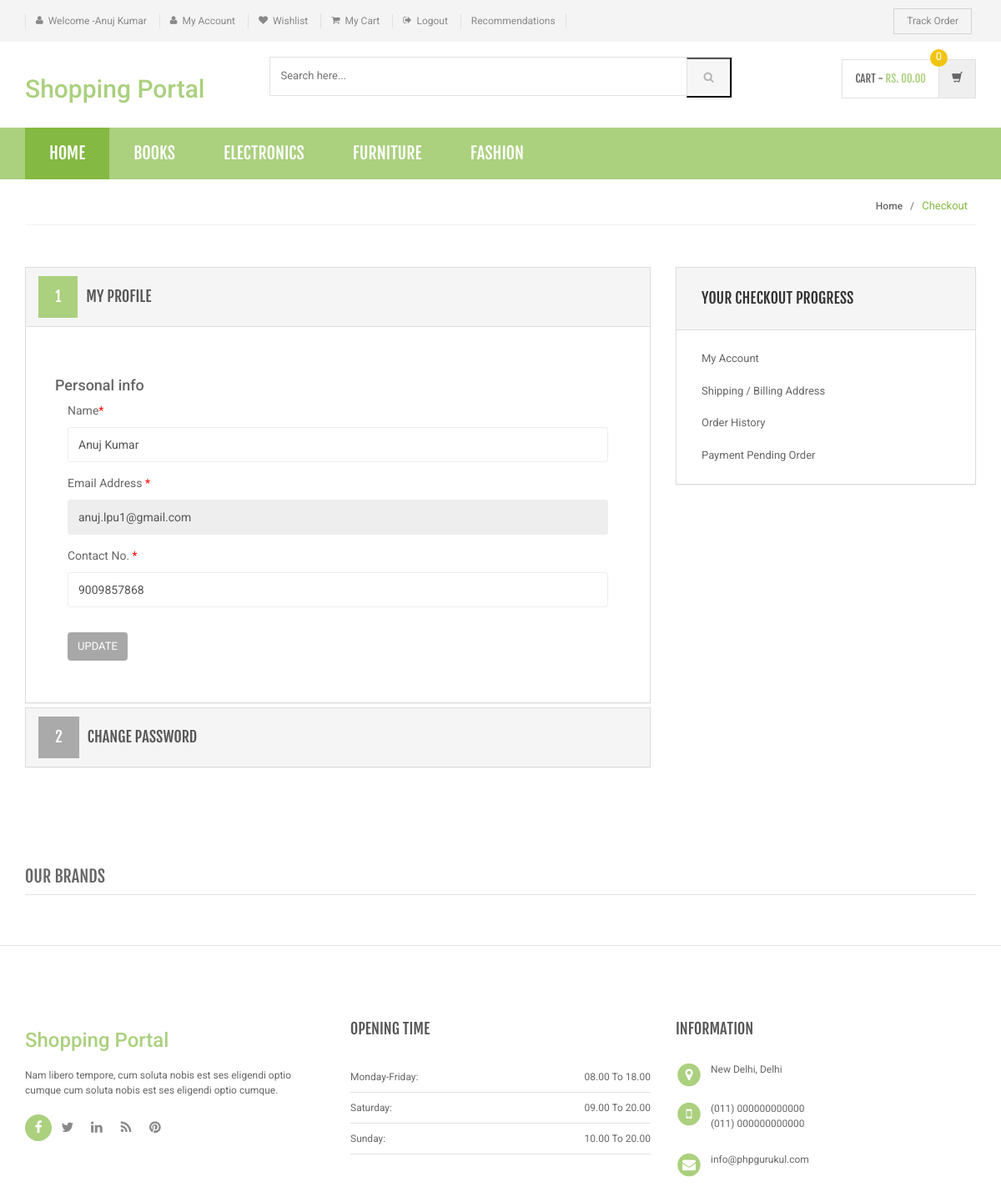
The page /shopping/my-account.php (signed in) on the database its author committed.
### tables this page shows
CREATE TABLE `category` (
  `id` int(11) NOT NULL,
  `categoryName` varchar(255) DEFAULT NULL,
  `categoryDescription` longtext DEFAULT NULL,
  `creationDate` timestamp NOT NULL DEFAULT current_timestamp(),
  `updationDate` varchar(255) DEFAULT NULL
);

CREATE TABLE `users` (
  `id` int(11) NOT NULL,
  `name` varchar(255) DEFAULT NULL,
  `email` varchar(255) DEFAULT NULL,
  `contactno` bigint(11) DEFAULT NULL,
  `password` varchar(255) DEFAULT NULL,
  `shippingAddress` longtext DEFAULT NULL,
  `shippingState` varchar(255) DEFAULT NULL,
  `shippingCity` varchar(255) DEFAULT NULL,
  `shippingPincode` int(11) DEFAULT NULL,
  `billingAddress` longtext DEFAULT NULL,
  `billingState` varchar(255) DEFAULT NULL,
  `billingCity` varchar(255) DEFAULT NULL,
  `billingPincode` int(11) DEFAULT NULL,
  `regDate` timestamp NOT NULL DEFAULT current_timestamp(),
  `updationDate` varchar(255) DEFAULT NULL,
  `gender` varchar(6) DEFAULT NULL,
  `age` varchar(2) DEFAULT NULL
);

### shopping/my-account.php (the view, shortened to what this page needs)
<?php
include('includes/config.php');
if(strlen($_SESSION['login'])==0)
    {
header('location:login.php');
}
else{
?>
<!DOCTYPE html>
<html lang="en">
	<head>
	    <link rel="stylesheet" href="assets/css/bootstrap.min.css">
	    <link rel="stylesheet" href="assets/css/main.css">
	    <link rel="stylesheet" href="assets/css/green.css">
	    <link rel="stylesheet" href="assets/css/owl.carousel.css">
		<link rel="stylesheet" href="assets/css/owl.transitions.css">
		<link href="assets/css/lightbox.css" rel="stylesheet">
		<link rel="stylesheet" href="assets/css/animate.min.css">
		<link rel="stylesheet" href="assets/css/rateit.css">
		<link rel="stylesheet" href="assets/css/bootstrap-select.min.css">
		<link rel="stylesheet" href="assets/css/config.css">
		<link href="assets/css/green.css" rel="alternate stylesheet" title="Green color">
		<link href="assets/css/blue.css" rel="alternate stylesheet" title="Blue color">
		<link href="assets/css/red.css" rel="alternate stylesheet" title="Red color">
		<link href="assets/css/orange.css" rel="alternate stylesheet" title="Orange color">
		<link href="assets/css/dark-green.css" rel="alternate stylesheet" title="Darkgreen color">
		<link rel="stylesheet" href="assets/css/font-awesome.min.css">
	</head>
    <body class="cnt-home">
<header class="header-style-1">
<?php include('includes/top-header.php');?>
<?php include('includes/main-header.php');?>
<?php include('includes/menu-bar.php');?>
</header>
<div class="breadcrumb">
	<div class="container">
		<div class="breadcrumb-inner">
			<ul class="list-inline list-unstyled">
				<li><a href="#">Home</a></li>
				<li class='active'>Checkout</li>
			</ul>
		</div>
	</div>
</div>
<div class="body-content outer-top-bd">
	<div class="container">
		<div class="checkout-box inner-bottom-sm">
			<div class="row">
				<div class="col-md-8">
					<div class="panel-group checkout-steps" id="accordion">
<div class="panel panel-default checkout-step-01">
		<div class="panel-heading">
    	<h4 class="unicase-checkout-title">
	        <a data-toggle="collapse" class="" data-parent="#accordion" href="#collapseOne">
	          <span>1</span>My Profile
	        </a>
	     </h4>
    </div>
	<div id="collapseOne" class="panel-collapse collapse in">
	    <div class="panel-body">
			<div class="row">
<h4>Personal info</h4>
				<div class="col-md-12 col-sm-12 already-registered-login">
<?php
$query=mysqli_query($con,"select * from users where id='".$_SESSION['id']."'");
while($row=mysqli_fetch_array($query))
{
?>
					<form class="register-form" role="form" method="post">
<div class="form-group">
					    <label class="info-title" for="name">Name<span>*</span></label>
					    <input type="text" class="form-control unicase-form-control text-input" value="<?php echo $row['name'];?>" id="name" name="name" required="required">
					  </div>
						<div class="form-group">
					    <label class="info-title" for="exampleInputEmail1">Email Address <span>*</span></label>
			 <input type="email" class="form-control unicase-form-control text-input" id="exampleInputEmail1" value="<?php echo $row['email'];?>" readonly>
					  </div>
					  <div class="form-group">
					    <label class="info-title" for="Contact No.">Contact No. <span>*</span></label>
					    <input type="text" class="form-control unicase-form-control text-input" id="contactno" name="contactno" required="required" value="<?php echo $row['contactno'];?>"  maxlength="10">
					  </div>
					  <button type="submit" name="update" class="btn-upper btn btn-primary checkout-page-button">Update</button>
					</form>
					<?php } ?>
				</div>
			</div>
		</div>
	</div>
</div>
					  	<div class="panel panel-default checkout-step-02">
						    <div class="panel-heading">
						      <h4 class="unicase-checkout-title">
						        <a data-toggle="collapse" class="collapsed" data-parent="#accordion" href="#collapseTwo">
						          <span>2</span>Change Password
						        </a>
						      </h4>
						    </div>
					  	</div>
					</div>
				</div>
			<?php include('includes/myaccount-sidebar.php');?>
			</div>
		</div>
	<?php include('includes/brands-slider.php');?>
</div>
</div>
<?php include('includes/footer.php');?>
</body>
</html>
<?php } ?>

### shopping/includes/menu-bar.php (shortened to what this page needs)
<div class="header-nav animate-dropdown">
    <div class="container">
        <div class="yamm navbar navbar-default" role="navigation">
            <div class="nav-bg-class">
                <div class="navbar-collapse collapse" id="mc-horizontal-menu-collapse">
	<div class="nav-outer">
		<ul class="nav navbar-nav">
			<li class="active dropdown yamm-fw">
				<a href="index.php" data-hover="dropdown" class="dropdown-toggle">Home</a>
			</li>
              <?php $sql=mysqli_query($con,"select id,categoryName  from category limit 6");
while($row=mysqli_fetch_array($sql))
{
    ?>
			<li class="dropdown yamm">
				<a href="category.php?cid=<?php echo $row['id'];?>"> <?php echo $row['categoryName'];?></a>
			</li>
			<?php } ?>
		</ul>
		<div class="clearfix"></div>
	</div>
</div>
            </div>
        </div>
    </div>
</div>

### shopping/assets/css/green.css (style rules this page uses)
a { color: #abd07e; }
.header-style-1 .header-nav { background: #abd07e; }
.cnt-home .header-style-1 .header-nav .navbar .navbar-nav > li.active { background: #84b943; }
.breadcrumb ul li.active { color: #84b943; }
.checkout-box .checkout-steps .panel .panel-heading .unicase-checkout-title > a:not(.collapsed) span { background-color: #abd07e; }

### shopping/assets/css/lightbox.css (style rules this page uses)
body:after { content: url(../images/close.png) url(../images/loading.gif) url(../images/prev.png) url(../images/next.png); display: none; }

### shopping/assets/css/blue.css (style rules this page uses)
a { color: #3498db; }
.header-style-1 .header-nav { background: #3498db; }
.cnt-home .header-style-1 .header-nav .navbar .navbar-nav > li.active { background: #1d6ca1; }
.breadcrumb ul li.active { color: #1d6ca1; }
.checkout-box .checkout-steps .panel .panel-heading .unicase-checkout-title > a:not(.collapsed) span { background-color: #3498db; }

### shopping/assets/css/red.css (style rules this page uses)
a { color: #ff6c6c; }
.header-style-1 .header-nav { background: #ff6c6c; }
.cnt-home .header-style-1 .header-nav .navbar .navbar-nav > li.active { background: #ff1a1a; }
.breadcrumb ul li.active { color: #ff1a1a; }
.checkout-box .checkout-steps .panel .panel-heading .unicase-checkout-title > a:not(.collapsed) span { background-color: #ff6c6c; }

### shopping/assets/css/orange.css (style rules this page uses)
a { color: #f39c12; }
.header-style-1 .header-nav { background: #f39c12; }
.cnt-home .header-style-1 .header-nav .navbar .navbar-nav > li.active { background: #ab6c09; }
.breadcrumb ul li.active { color: #ab6c09; }
.checkout-box .checkout-steps .panel .panel-heading .unicase-checkout-title > a:not(.collapsed) span { background-color: #f39c12; }

### shopping/assets/css/dark-green.css (style rules this page uses)
a { color: #12cca7; }
.header-style-1 .header-nav { background: #12cca7; }
.cnt-home .header-style-1 .header-nav .navbar .navbar-nav > li.active { background: #0b816a; }
.breadcrumb ul li.active { color: #0b816a; }
.checkout-box .checkout-steps .panel .panel-heading .unicase-checkout-title > a:not(.collapsed) span { background-color: #12cca7; }

### rows shown on the page
category: categoryName "BOOKS"
category: categoryName "ELECTRONICS"
category: categoryName "FURNITURE"
category: categoryName "FASHION"
users: name "Anuj Kumar", email "anuj.lpu1@gmail.com", contactno "9009857868"

### other values the page prints
$_SESSION['username'] "Anuj Kumar"
